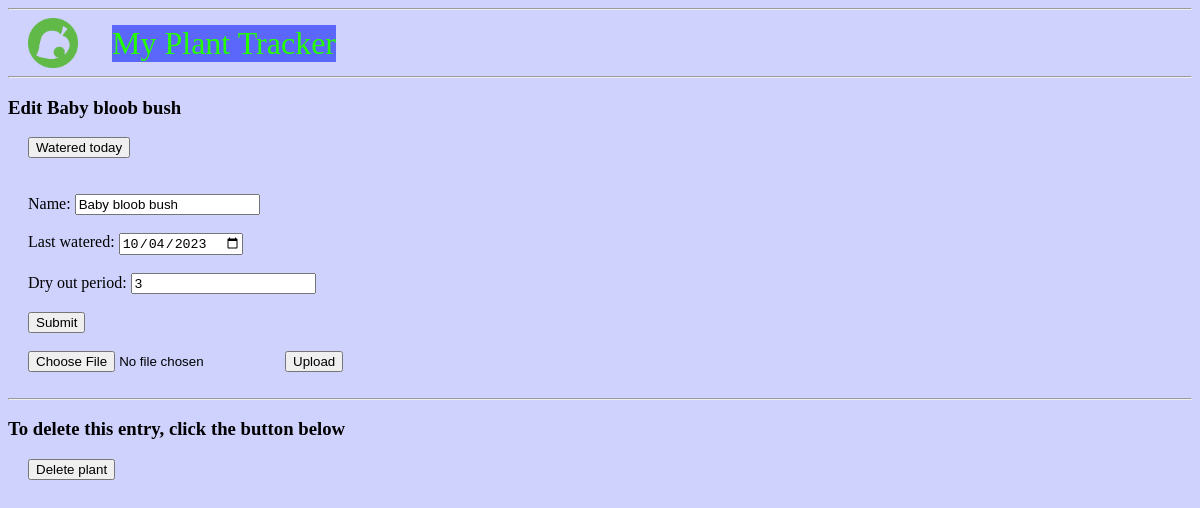
The page /Baby bloob bush/edit/ on the database as committed earlier.
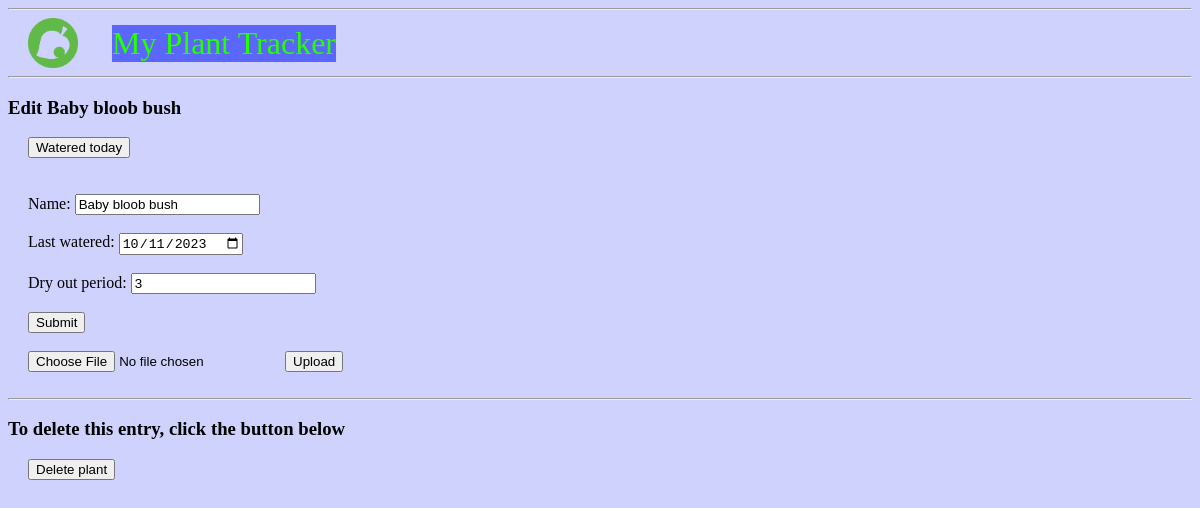
The same page on the database as committed later.
### tables this page shows
CREATE TABLE plants (
	id INTEGER PRIMARY KEY AUTOINCREMENT,
	name TEXT NOT NULL,
	lastWatered DATE NOT NULL,
	dryOut INTEGER NOT NULL
, remaining TINYINT);

### plantFlask.py (the view, shortened to what this page needs)
@app.route('/<string:plantName>/edit/', methods=('GET', 'POST'))
def edit(plantName):
	plant = get_plant(plantName)
	print(plant)
	return render_template('edit.html', plant=plant)

### plantFlask.py (called while the page is built)
def get_db_connection():
	conn = sqlite3.connect('database.db')
	conn.row_factory = sqlite3.Row
	return conn

def get_plant(plantName):
	conn = get_db_connection()
	plant = conn.execute('SELECT * FROM plants WHERE name = ?', (plantName,)).fetchone()
	conn.close()
	return plant

### templates/edit.html
{% extends 'base.html' %}
{% block content %}
	<h3>Edit {{ plant['name'] }}</h3>
        <form action="{{ url_for('wateredToday', plantName=plant['name']) }}" method="POST", class="edit">
                <input type="submit" value="Watered today"
                        onclick="return confirm('Watered today?')">
	</form>
	<br>
	<form method="post", class="edit", enctype=multipart/form-data>
		<br>
		<label for="name">Name: </label>
		<input type="text" name="name"
			value="{{ request.form['name'] or plant['name'] }}"></input>
		<br>
		<br>
		<label for="lastWatered">Last watered: </label>
		<input type="date" name="lastWatered"
			value="{{ request.form['lastWatered'] or plant['lastWatered'] }}"></input>
		<br>
		<br>
		<label for="dryOut">Dry out period: </label>
		<input type="text" name="dryOut"
			value="{{ request.form['dryOut'] or plant['dryOut'] }}"></input>
		<br>
		<br>
		<button type="submit">Submit</button>
		<br>
		<br>
		<input type=file name=file>
		<input type=submit value=Upload>
	</form>
	<br>
	<hr>
	<h3>To delete this entry, click the button below</h3>
	<form action="{{ url_for('delete', plantName=plant['name']) }}" method="POST", class="edit">
		<input type="submit" value="Delete plant"
			onclick="return confirm('Are you sure you want to delete this plant?')">
	</form>
{% endblock %}

### templates/base.html (shortened to what this page needs)
<!DOCTYPE html>
<html lang="en">
<head>
	<link rel="stylesheet" type="text/css" href="{{ url_for('static', filename='styles.css') }}" />
</head>
<body class="body">
	<hr>
	<nav>
		<img class="logo" src="{{ url_for('static', filename='nook.png') }}">
		<a href="{{ url_for('index') }}">  My Plant Tracker  </a>
	</nav>
	<hr>
	<div class="content">
		{% block content %} {% endblock %}
	</div>
</body>
</html>

### static/styles.css (style rules this page uses)
nav a { color: #25FF00; font-size: 2em; display: inline-block; vertical-align: middle; margin-left: 20px; margin-top: 0px; margin-bottom: 0px; text-decoration: none; background-color: #5A67FA; }
body.body { background-color: #CED2FC; }
.logo { width: 50px; display: inline-block; vertical-align: middle; margin-left: 20px; margin-right: 10px; margin-top: 0px; margin-bottom: 0px; }
form.edit { margin-left: 20px; }

Rows that differ between the two databases and show on the page:
changed plants "Baby bloob bush": lastWatered "10/04/2023" → "10/11/2023"
